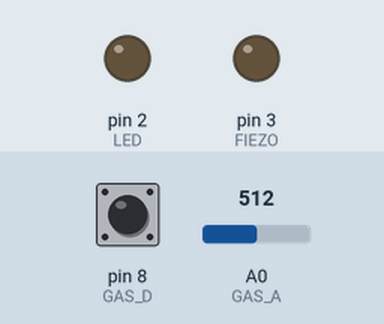
This sketch was run on a simulated Arduino Uno, built with avr-gcc and run on an emulated ATmega328P. Shown: output pins drawn as LEDs (lit = HIGH). The test bench sets the inputs (shaded band); at power-on: pin 8 (GAS_D) HIGH, A0 (GAS_A) = 512. What the sketch prints to the serial monitor is not drawn.

Above: at 1.1 s.
At 2.1 s:
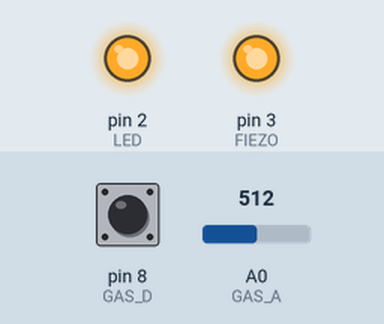
Timing chart, 0 to 3.6 s (numbered marks = the images above):
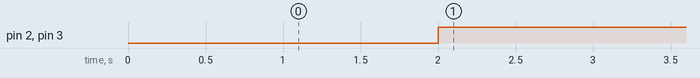

Measured:
- by itself, pin 2 (LED), pin 3 (FIEZO): LOW → HIGH at 2.0 s

The sketch:

21.GasSensor_LED_Buzzer.ino
```cpp
// 연기 감지 시, LED ON + FIEZO ON

#define GAS_A A0
#define GAS_D 8
#define LED 2
#define FIEZO 3

void setup() {
  // put your setup code here, to run once:
  Serial.begin(9600);
  Serial.println("히터 가열");
  delay(1000);

  pinMode(LED, OUTPUT);
  pinMode(FIEZO, OUTPUT);

}

void loop() {
  // put your main code here, to run repeatedly:

  float sensorValue = analogRead(GAS_A);
  float sensorDValue = digitalRead(GAS_D);

  Serial.print("센서 아날로그: ");
  Serial.print(sensorValue);
  Serial.print(" | 센서 디지털: ");
  Serial.print(sensorDValue);
  Serial.println("");
  delay(1000);

  if(sensorValue > 300 || sensorDValue == 0) {
    Serial.print(" | ※ 연기 감지!!! |");
    Serial.println("");

    digitalWrite(LED, HIGH);
    digitalWrite(FIEZO, HIGH);

  } else {
    digitalWrite(LED, LOW);
    digitalWrite(FIEZO, LOW);
  }
}
```
